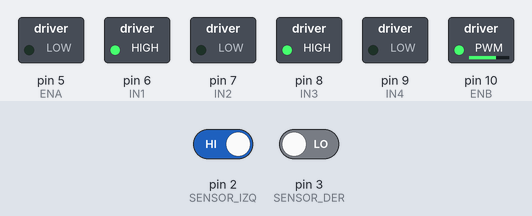
A sketch run on a simulated Arduino Uno, built with avr-gcc and run on an emulated ATmega328P. Parts: switched loads named in the sketch (green lamp = pin HIGH). Inputs (shaded band) come from the test bench; at power-on: pin 2 (SENSOR_IZQ) HIGH, pin 3 (SENSOR_DER) LOW.

Above: at 3.2 s.
3.3 s: pin 2 (SENSOR_IZQ) driven LOW
At 4.5 s:
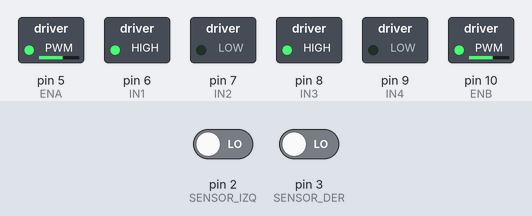
4.8 s: pin 3 (SENSOR_DER) driven HIGH
At 5.7 s:
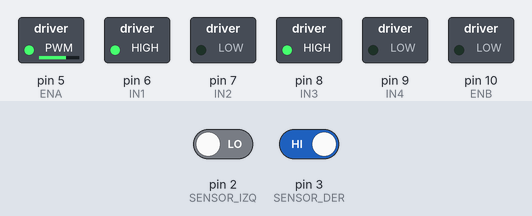
6.3 s: pin 3 (SENSOR_DER) driven LOW
At 6.8 s:
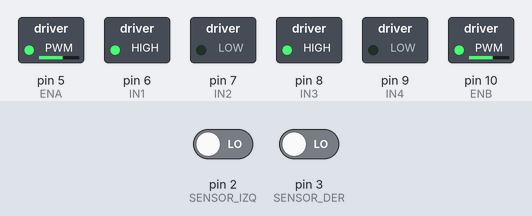
Timing chart, 0 to 9.3 s (numbered marks = the images above; inputs shaded):
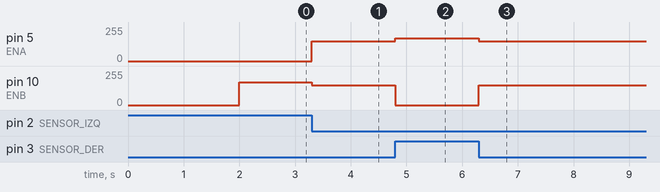

Measured:
- after the input at 3.3 s, pin 5 (ENA): 0/255 → 150/255 at once; pin 10 (ENB): 170/255 → 150/255 at once
- after the input at 4.8 s, pin 5 (ENA): 150/255 → 170/255 at once; pin 10 (ENB): 150/255 → 0/255 at once
- after the input at 6.3 s, pin 5 (ENA): 170/255 → 150/255 at once; pin 10 (ENB): 0/255 → 150/255 at once

The sketch:

04_seguidor_linea.ino
```cpp
// ============================================================
//  SEGUIDOR DE LINEA - version basica con 2 sensores
//  Taller de Robotica
// ============================================================

// ---------- Motores (puente H L298N) ----------
const int ENA = 5, IN1 = 6, IN2 = 7;    // motor izquierdo
const int IN3 = 8, IN4 = 9, ENB = 10;   // motor derecho

// ---------- Sensores infrarrojos ----------
const int SENSOR_IZQ = 2;
const int SENSOR_DER = 3;

// Cambia esto a LOW si TU sensor da 0 sobre el negro
// (lo descubriste en el desafio 1 de la parada 3)
const int VE_LINEA = HIGH;

// ---------- Velocidades: aca se ajusta todo ----------
const int VEL_NORMAL = 150;   // cuando va derecho
const int VEL_GIRO   = 170;   // la rueda de afuera al corregir
const int VEL_FRENO  = 0;     // la rueda de adentro al corregir

void setup() {
  pinMode(ENA, OUTPUT); pinMode(IN1, OUTPUT); pinMode(IN2, OUTPUT);
  pinMode(IN3, OUTPUT); pinMode(IN4, OUTPUT); pinMode(ENB, OUTPUT);

  pinMode(SENSOR_IZQ, INPUT);
  pinMode(SENSOR_DER, INPUT);

  Serial.begin(9600);

  // 2 segundos para sacar la mano antes de que arranque
  frenar();
  delay(2000);
}

void loop() {
  // ---------- 1. SENSAR ----------
  bool izq = (digitalRead(SENSOR_IZQ) == VE_LINEA);
  bool der = (digitalRead(SENSOR_DER) == VE_LINEA);

  // ---------- 2. PENSAR y 3. ACTUAR ----------
  if (!izq && !der) {
    // Caso A: la linea esta en el medio
    adelante();

  } else if (izq && !der) {
    // Caso B: me fui a la derecha -> vuelvo a la izquierda
    corregirIzquierda();

  } else if (!izq && der) {
    // Caso C: me fui a la izquierda -> vuelvo a la derecha
    corregirDerecha();

  } else {
    // Caso D: los dos ven negro -> cruce o llegada
    frenar();
  }
}

// ============================================================
//  Los movimientos
// ============================================================

void adelante() {
  motorIzquierdo(VEL_NORMAL);
  motorDerecho(VEL_NORMAL);
}

void corregirIzquierda() {
  motorIzquierdo(VEL_FRENO);   // freno la de adentro
  motorDerecho(VEL_GIRO);      // acelero la de afuera
}

void corregirDerecha() {
  motorIzquierdo(VEL_GIRO);
  motorDerecho(VEL_FRENO);
}

void frenar() {
  motorIzquierdo(0);
  motorDerecho(0);
}

// ============================================================
//  Control de cada motor por separado.
//  Velocidad positiva = adelante. Negativa = atras.
// ============================================================

void motorIzquierdo(int velocidad) {
  if (velocidad >= 0) {
    digitalWrite(IN1, HIGH); digitalWrite(IN2, LOW);
  } else {
    digitalWrite(IN1, LOW);  digitalWrite(IN2, HIGH);
    velocidad = -velocidad;
  }
  analogWrite(ENA, constrain(velocidad, 0, 255));
}

void motorDerecho(int velocidad) {
  if (velocidad >= 0) {
    digitalWrite(IN3, HIGH); digitalWrite(IN4, LOW);
  } else {
    digitalWrite(IN3, LOW);  digitalWrite(IN4, HIGH);
    velocidad = -velocidad;
  }
  analogWrite(ENB, constrain(velocidad, 0, 255));
}
```
